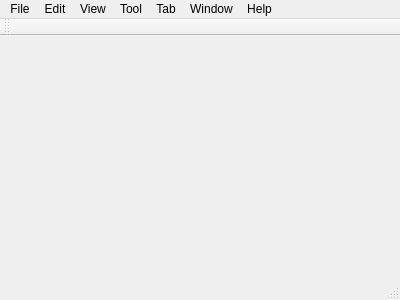
<?xml version="1.0" encoding="UTF-8"?>
<ui version="4.0">
 <class>QWoMainWindow</class>
 <widget class="QMainWindow" name="QWoMainWindow">
  <property name="geometry">
   <rect>
    <x>0</x>
    <y>0</y>
    <width>400</width>
    <height>300</height>
   </rect>
  </property>
  <property name="windowTitle">
   <string>QWoMainWindow</string>
  </property>
  <widget class="QWidget" name="centralWidget"/>
  <widget class="QMenuBar" name="menuBar">
   <property name="geometry">
    <rect>
     <x>0</x>
     <y>0</y>
     <width>400</width>
     <height>23</height>
    </rect>
   </property>
   <widget class="QMenu" name="menu">
    <property name="title">
     <string>File</string>
    </property>
    <addaction name="actionNew"/>
    <addaction name="actionOpen"/>
    <addaction name="separator"/>
    <addaction name="actionDisconect"/>
    <addaction name="actionReconnect"/>
    <addaction name="actionReconnectAll"/>
    <addaction name="separator"/>
    <addaction name="actionImport"/>
    <addaction name="actionExport"/>
    <addaction name="separator"/>
    <addaction name="actionTransfer"/>
    <addaction name="actionLog"/>
    <addaction name="actionExit"/>
   </widget>
   <widget class="QMenu" name="menuEdit_E">
    <property name="title">
     <string>Edit</string>
    </property>
   </widget>
   <widget class="QMenu" name="menuView_V">
    <property name="title">
     <string>View</string>
    </property>
   </widget>
   <widget class="QMenu" name="menuTool">
    <property name="title">
     <string>Tool</string>
    </property>
   </widget>
   <widget class="QMenu" name="menuTab">
    <property name="title">
     <string>Tab</string>
    </property>
   </widget>
   <widget class="QMenu" name="menuWindow">
    <property name="title">
     <string>Window</string>
    </property>
   </widget>
   <widget class="QMenu" name="menuHelp">
    <property name="title">
     <string>Help</string>
    </property>
   </widget>
   <addaction name="menu"/>
   <addaction name="menuEdit_E"/>
   <addaction name="menuView_V"/>
   <addaction name="menuTool"/>
   <addaction name="menuTab"/>
   <addaction name="menuWindow"/>
   <addaction name="menuHelp"/>
  </widget>
  <widget class="QToolBar" name="mainToolBar">
   <attribute name="toolBarArea">
    <enum>TopToolBarArea</enum>
   </attribute>
   <attribute name="toolBarBreak">
    <bool>false</bool>
   </attribute>
  </widget>
  <widget class="QStatusBar" name="statusBar"/>
  <action name="actionNew">
   <property name="text">
    <string>New...</string>
   </property>
   <property name="shortcut">
    <string>Alt+N</string>
   </property>
  </action>
  <action name="actionOpen">
   <property name="text">
    <string>Open</string>
   </property>
   <property name="shortcut">
    <string>Alt+O</string>
   </property>
  </action>
  <action name="actionExit">
   <property name="text">
    <string>Exit</string>
   </property>
  </action>
  <action name="actionImport">
   <property name="text">
    <string>Import</string>
   </property>
  </action>
  <action name="actionExport">
   <property name="text">
    <string>Export</string>
   </property>
  </action>
  <action name="actionLog">
   <property name="text">
    <string>Log</string>
   </property>
  </action>
  <action name="actionTransfer">
   <property name="text">
    <string>Transfer</string>
   </property>
  </action>
  <action name="actionSave">
   <property name="text">
    <string>Save</string>
   </property>
  </action>
  <action name="actionDisconect">
   <property name="text">
    <string>Disconnect</string>
   </property>
   <property name="shortcut">
    <string>Alt+C</string>
   </property>
  </action>
  <action name="actionReconnect">
   <property name="text">
    <string>Reconnect</string>
   </property>
  </action>
  <action name="actionReconnectAll">
   <property name="text">
    <string>Reconnect All</string>
   </property>
  </action>
 </widget>
 <layoutdefault spacing="6" margin="11"/>
 <resources/>
 <connections/>
</ui>
